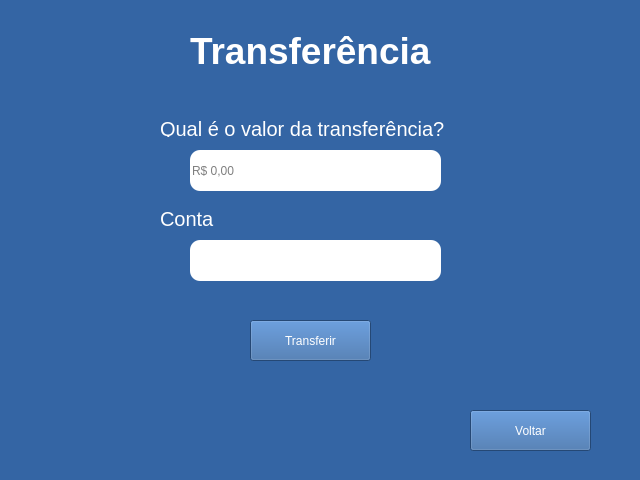
<?xml version="1.0" encoding="UTF-8"?>
<ui version="4.0">
 <class>MainWindow</class>
 <widget class="QMainWindow" name="MainWindow">
  <property name="geometry">
   <rect>
    <x>0</x>
    <y>0</y>
    <width>640</width>
    <height>480</height>
   </rect>
  </property>
  <property name="windowTitle">
   <string>MainWindow</string>
  </property>
  <property name="styleSheet">
   <string notr="true">background-color: rgb(52, 101, 164);</string>
  </property>
  <widget class="QWidget" name="centralwidget">
   <widget class="QLabel" name="label">
    <property name="geometry">
     <rect>
      <x>190</x>
      <y>30</y>
      <width>241</width>
      <height>41</height>
     </rect>
    </property>
    <property name="font">
     <font>
      <pointsize>28</pointsize>
      <weight>75</weight>
      <bold>true</bold>
     </font>
    </property>
    <property name="styleSheet">
     <string notr="true">color: rgb(255, 255, 255);</string>
    </property>
    <property name="text">
     <string>Transferência</string>
    </property>
   </widget>
   <widget class="QLabel" name="label_2">
    <property name="geometry">
     <rect>
      <x>160</x>
      <y>120</y>
      <width>291</width>
      <height>17</height>
     </rect>
    </property>
    <property name="font">
     <font>
      <pointsize>15</pointsize>
     </font>
    </property>
    <property name="styleSheet">
     <string notr="true">color: rgb(255, 255, 255);</string>
    </property>
    <property name="text">
     <string>Qual é o valor da transferência?</string>
    </property>
   </widget>
   <widget class="QLabel" name="label_3">
    <property name="geometry">
     <rect>
      <x>160</x>
      <y>210</y>
      <width>67</width>
      <height>17</height>
     </rect>
    </property>
    <property name="font">
     <font>
      <pointsize>15</pointsize>
     </font>
    </property>
    <property name="styleSheet">
     <string notr="true">color: rgb(255, 255, 255);</string>
    </property>
    <property name="text">
     <string>Conta</string>
    </property>
   </widget>
   <widget class="QLineEdit" name="conta">
    <property name="geometry">
     <rect>
      <x>190</x>
      <y>240</y>
      <width>251</width>
      <height>41</height>
     </rect>
    </property>
    <property name="styleSheet">
     <string notr="true">background-color: rgb(255, 255, 255);
border-radius: 10px;
</string>
    </property>
   </widget>
   <widget class="QPushButton" name="buttonTransf">
    <property name="geometry">
     <rect>
      <x>250</x>
      <y>320</y>
      <width>121</width>
      <height>41</height>
     </rect>
    </property>
    <property name="styleSheet">
     <string notr="true">color: rgb(255, 255, 255);
</string>
    </property>
    <property name="text">
     <string>Transferir</string>
    </property>
   </widget>
   <widget class="QLineEdit" name="valor">
    <property name="geometry">
     <rect>
      <x>190</x>
      <y>150</y>
      <width>251</width>
      <height>41</height>
     </rect>
    </property>
    <property name="styleSheet">
     <string notr="true">background-color: rgb(255, 255, 255);
border-radius: 10px;</string>
    </property>
    <property name="placeholderText">
     <string>R$ 0,00</string>
    </property>
   </widget>
   <widget class="QPushButton" name="buttonVolta">
    <property name="geometry">
     <rect>
      <x>470</x>
      <y>410</y>
      <width>121</width>
      <height>41</height>
     </rect>
    </property>
    <property name="styleSheet">
     <string notr="true">color: rgb(255, 255, 255);
</string>
    </property>
    <property name="text">
     <string>Voltar</string>
    </property>
   </widget>
  </widget>
  <widget class="QStatusBar" name="statusbar"/>
 </widget>
 <resources/>
 <connections/>
</ui>
